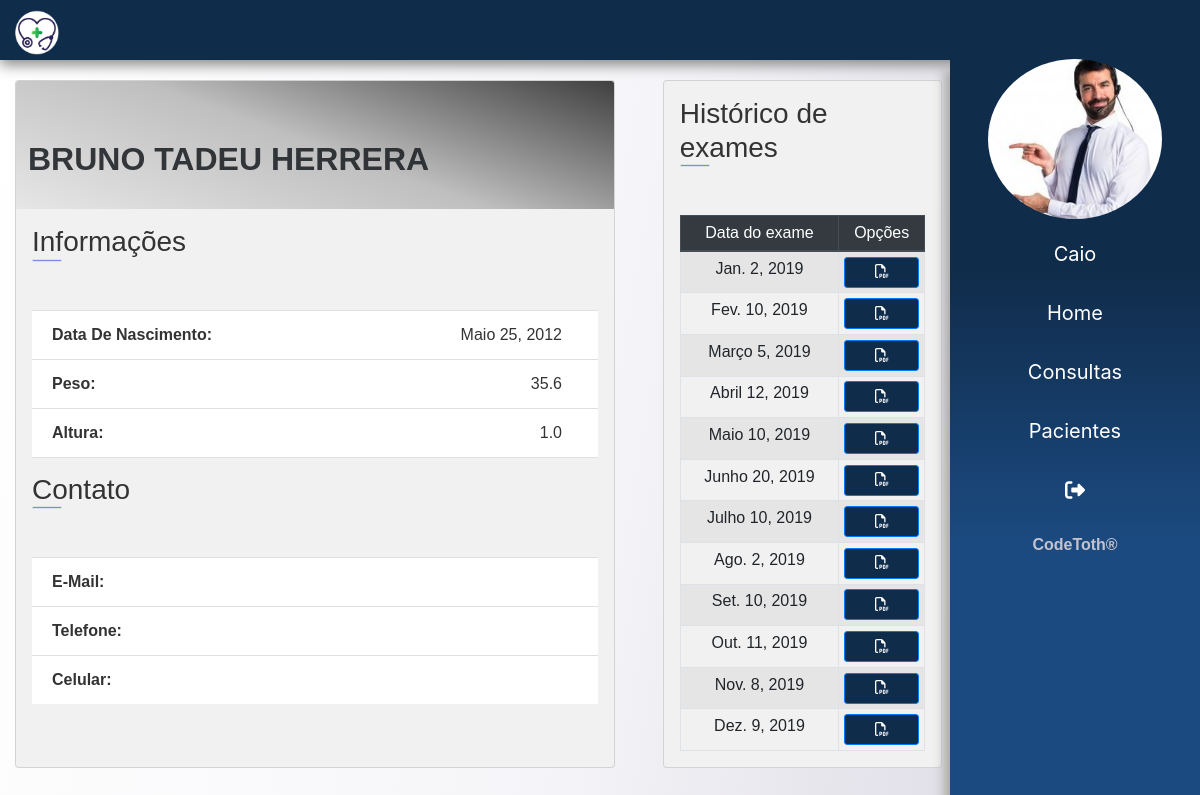
The page /pacientes/paciente/5 (signed in) on the database as committed earlier.
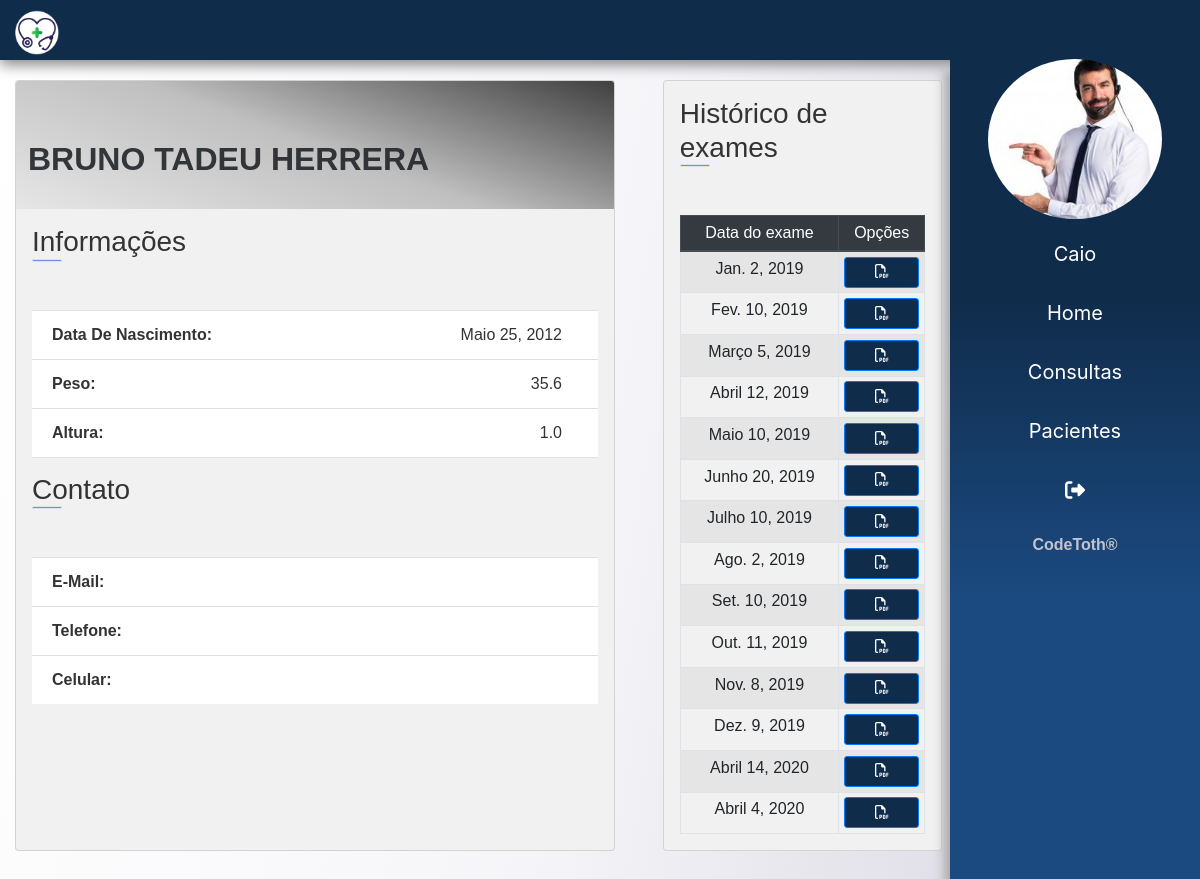
The same page on the database as committed later.
### app/exames/models.py (models this page shows)
class Exame_Resultado(models.Model):
    paciente = models.ForeignKey(Paciente, on_delete=models.CASCADE)
    data_exame = models.DateField()
    glicose = models.CharField(max_length=15)
    ldl = models.CharField(max_length=15)
    hdl = models.CharField(max_length=15)
    triglicerides = models.CharField(max_length=15)
    colesterol = models.CharField(max_length=15)
    pdf = models.FileField(upload_to=f'pdf/', blank=True)

### app/paciente/views.py (the view)
# urls.py: path('paciente/<int:paciente_id>', detalhe, name='det_paciente'),
@login_required(login_url='login')
def detalhe(request, paciente_id):
    paciente = get_object_or_404(Paciente, id=paciente_id)
    exames = get_list_or_404(Exame_Resultado, paciente=paciente)
    dados =  get_dados(request)
    dados['paciente'] = paciente
    dados['exames'] = exames
    return render(request, 'paciente/det_paciente.html', dados)

### templates/paciente/det_paciente.html (shortened to what this page needs)
{% extends 'base.html' %}
{% load static %}
{% block content %}
<main>
    <section class="container-fluid ">
        <div class="col-md-10 pb-5">
            <div class="row">
                <div class="card middle">
                    <div class="top-section">
                        <div class="container">
                            <div class="name">
                                <span> {{ paciente.nome}} </span>
                            </div>
                        </div>
                    </div>
                    <div class="info-section pr-3 mb-3">
                        <h3> Informações
                            <div class="border mb-5"></div>
                        </h3>
                        <ul class="list-group list-group-flush mb-3  info">
                            <li class="list-group-item">Data de Nascimento:
                                <span> {{ paciente.data_nascimento}}
                                </span>
                            </li>
                            <li class="list-group-item">Peso:
                                <span> {{ paciente.peso}}
                                </span>
                            </li>
                            <li class="list-group-item">Altura:
                                <span> {{ paciente.altura}}
                                </span>
                            </li>
                        </ul>
                        <h3> Contato
                            <div class="border mb-5"></div>
                        </h3>
                        <ul class="list-group list-group-flush info">
                            <li class="list-group-item">E-mail: </li>
                            <li class="list-group-item">Telefone:</li>
                            <li class="list-group-item">Celular: </li>
                        </ul>
                    </div>
                </div>
                <div class="card historico mx-auto">
                    <div class="info-section pr-3">
                        <h3> Histórico de exames   <div class="border mb-5"></div>
                        </h3>
                            <table class="table table-sm table-bordered table-striped text-center">
                                <thead class="thead-dark ">
                                    <tr>
                                        <th scope="col">Data do exame</th>
                                        <th scope="col">Opções</th>
                                </thead>
                                <tbody>
                                    {% for exame in exames %}
                                    <tr>
                                        <td>
                                            {{ exame.data_exame}}
                                        </td>
                                        <td>
                                            <a href="#" class="btn btn-sm btn-block btn-primary" data-toggle="modal" data-target="#exame{{exame.id}}"> <i class="far fa-file-pdf"></i></i> </a>
                                        </td>
                                    </tr>
                                    {% endfor %}
                                </tbody>
                            </table>
                    </div>
                </div>
            </div>
        </div>
    </section>
</main>
{% endblock %}

Rows that differ between the two databases and show on the page:
added Exame_Resultado: data_exame "Abril 14, 2020"
added Exame_Resultado: data_exame "Abril 4, 2020"
